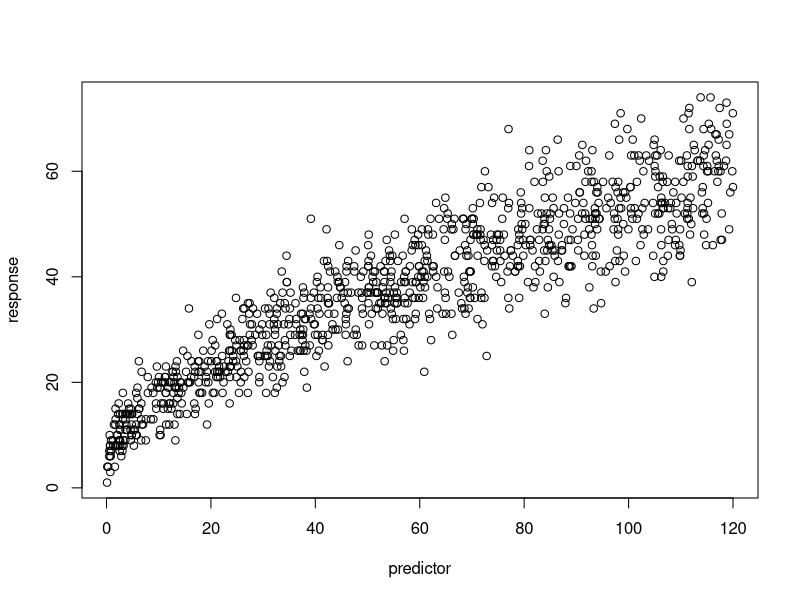

Generate this figure with R: (Note: this script raises an error after producing the figure.)
## ---- chunk 1
knitr::opts_chunk$set(echo = TRUE)
## ---- chunk 2
#Deterministic Function - power law
powLaw <- function(a,b,x){
  return((a * x^b))
}

#Inv Link function - exponent for the ln() link function.
invLink <- function(z){
  return(exp(z))
}
## ---- chunk 3
a <- 2 
b <- 0.15


x <- runif(1000, min = 0, max = 120) #Max area of a fragment = 120 M^2
y <- rpois(n = 1e3, lambda = invLink(powLaw(a,b,x)))

Rgonauts <- data.frame("predictor" = x, "response" = y)


plot(Rgonauts)


write.csv(Rgonauts,"/Users/spencerjohnson/Desktop/School25/EEB429/Rgonauts.csv", row.names = FALSE)
